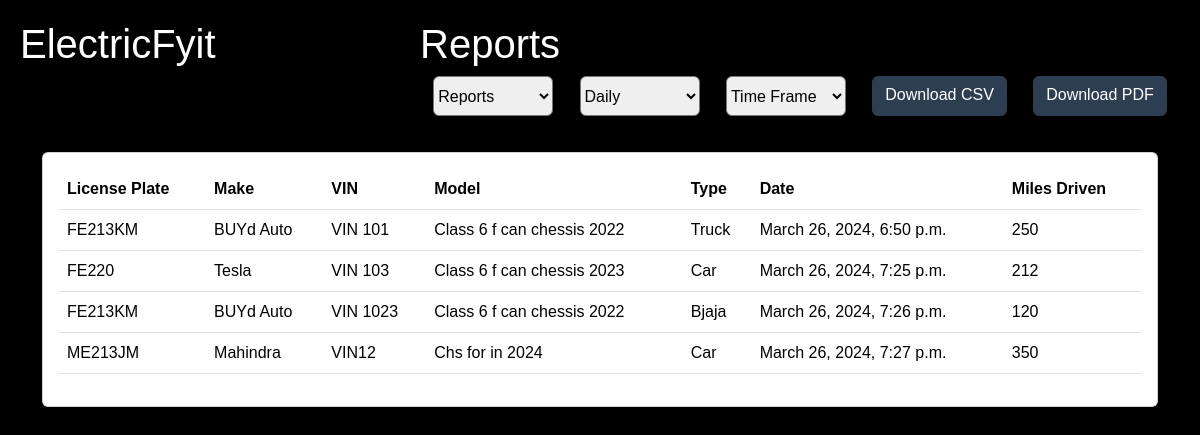
The app's page /, older data.
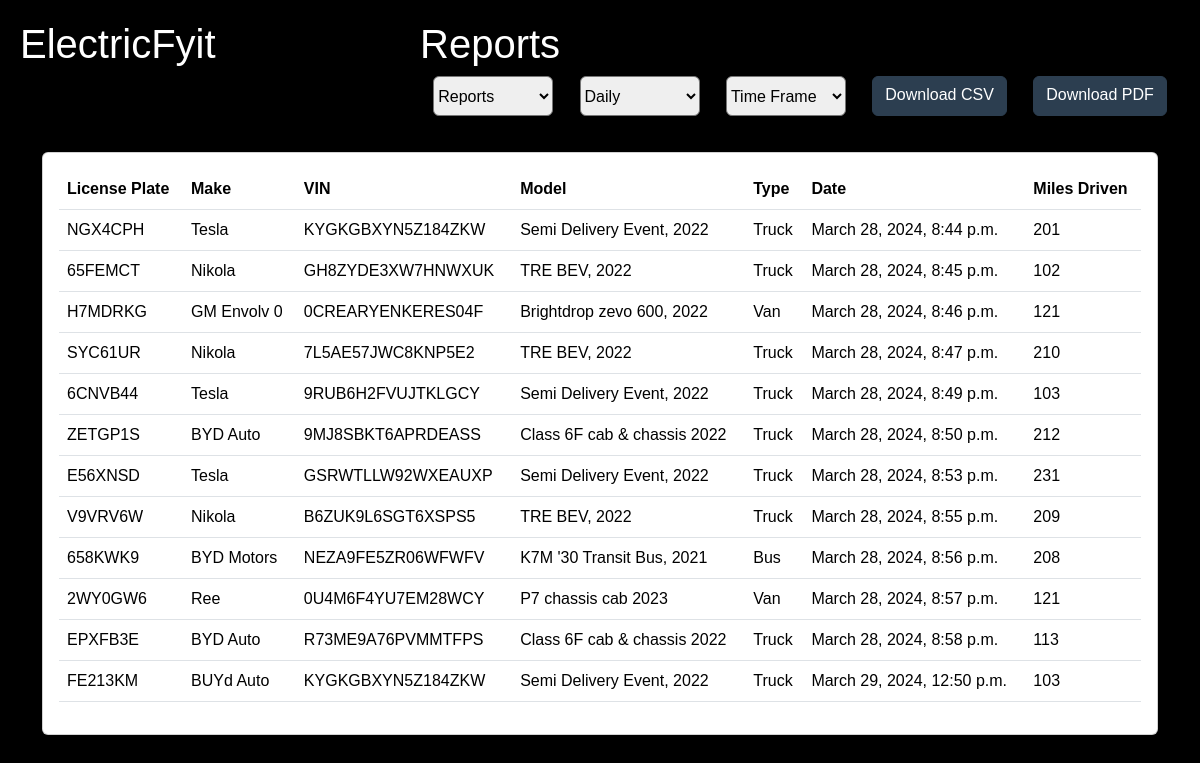
The same page, newer data.
### vehicleapp/models.py (models this page shows)
class vehicle(models.Model):
    License_plate = models.CharField(max_length=100)
    make=models.CharField(max_length=100)
    vin=models.CharField(max_length=100)
    model = models.CharField(max_length=100)
    types = models.CharField(max_length=100)
    creation_date=models.DateTimeField(auto_now_add=True)
    miles_driven= models.IntegerField()

### vehicleapp/views.py (the view)
# urls.py: path('',reports),
def reports(request):
    data=vehicle.objects.all()
    return render (request,'vehicle.html',{'report':data})

### template/vehicle.html (shortened to what this page needs)
<!DOCTYPE html>
<html lang="en">
<head>
<link rel="stylesheet" href="https://bootswatch.com/5/flatly/bootstrap.min.css">
</head>
<body>
    <div class="dashboard">
        <div class="navbar-container">
            <div class="navbar">
                <h2>ElectricFyit</h2>
            </div>
        </div>
        <div class="options-container">
            <div class="options">
                <h2>Reports</h2>
                <ul>
                    <select>
                        <option>Reports</option>
                    </select>
                    <select>
                        <option>Daily</option>
                    </select>
                    <select>
                        <option>Time Frame</option>
                    </select>
<a href="{% url 'download_csv' %}" class="btn btn-primary">Download CSV</a>
<a href="{% url 'download_pdf' %}" class="btn btn-primary">Download PDF</a>
                </ul>
            </div>
        </div>
    </div>
    <div class="container">
        <div class="row">
            <div class="col-md-12">
                <div class="card">
                    <div class="card-body">
                        <table class="table">
                            <thead>
                                <tr>
                                    <th>License Plate</th>
                                    <th>Make</th>
                                    <th>VIN</th>
                                    <th>Model</th>
                                    <th>Type</th>
                                    <th>Date</th>
                                    <th>Miles Driven</th>
                                </tr>
                            </thead>
                            <tbody>
                                {% for vehicle in report %}
                                    <tr>
                                        <td>{{ vehicle.License_plate }}</td>
                                        <td>{{ vehicle.make }}</td>
                                        <td>{{ vehicle.vin }}</td>
                                        <td>{{ vehicle.model }}</td>
                                        <td>{{ vehicle.types }}</td>
                                        <td>{{ vehicle.creation_date }}</td>
                                        <td>{{ vehicle.miles_driven }}</td>
                                    </tr>
                                {% endfor %}
                            </tbody>
                        </table>
                    </div>
                </div>
            </div>
        </div>
    </div>
</body>
</html>

### template/vehicle.html (style rules this page uses)
body { font-family: Arial, sans-serif; margin: 0; padding: 0; background-color: black; color: white; }
.dashboard { display: flex; }
.navbar-container { flex: 1; }
.navbar { padding: 20px; }
.options-container { flex: 2; }
.options { padding: 20px; }
.navbar ul, .options ul { list-style-type: none; padding: 0; }
.options ul { display: flex; justify-content: space-around; }
select { height: 40px; width: 120px; border-radius: 6px; }
ul { cursor: pointer; border-radius: 6px white; }

Row changes from the older to the newer data that the page shows:
removed vehicle: License_plate "FE213KM", make "BUYd Auto", vin "VIN 101", model "Class 6 f can chessis 2022", types "Truck", creation_date "March 26, 2024, 6:50 p.m.", miles_driven "250"
removed vehicle: License_plate "FE220", make "Tesla", vin "VIN 103", model "Class 6 f can chessis 2023", types "Car", creation_date "March 26, 2024, 7:25 p.m.", miles_driven "212"
removed vehicle: License_plate "FE213KM", make "BUYd Auto", vin "VIN 1023", model "Class 6 f can chessis 2022", types "Bjaja", creation_date "March 26, 2024, 7:26 p.m.", miles_driven "120"
removed vehicle: License_plate "ME213JM", make "Mahindra", vin "VIN12", model "Chs for in 2024", types "Car", creation_date "March 26, 2024, 7:27 p.m.", miles_driven "350"
added vehicle: License_plate "NGX4CPH", make "Tesla", vin "KYGKGBXYN5Z184ZKW", model "Semi Delivery Event, 2022", types "Truck", creation_date "March 28, 2024, 8:44 p.m.", miles_driven "201"
added vehicle: License_plate "65FEMCT", make "Nikola", vin "GH8ZYDE3XW7HNWXUK", model "TRE BEV, 2022", types "Truck", creation_date "March 28, 2024, 8:45 p.m.", miles_driven "102"
added vehicle: License_plate "H7MDRKG", make "GM Envolv 0", vin "0CREARYENKERES04F", model "Brightdrop zevo 600, 2022", types "Van", creation_date "March 28, 2024, 8:46 p.m.", miles_driven "121"
added vehicle: License_plate "SYC61UR", make "Nikola", vin "7L5AE57JWC8KNP5E2", model "TRE BEV, 2022", types "Truck", creation_date "March 28, 2024, 8:47 p.m.", miles_driven "210"
added vehicle: License_plate "6CNVB44", make "Tesla", vin "9RUB6H2FVUJTKLGCY", model "Semi Delivery Event, 2022", types "Truck", creation_date "March 28, 2024, 8:49 p.m.", miles_driven "103"
added vehicle: License_plate "ZETGP1S", make "BYD Auto", vin "9MJ8SBKT6APRDEASS", model "Class 6F cab & chassis 2022", types "Truck", creation_date "March 28, 2024, 8:50 p.m.", miles_driven "212"
added vehicle: License_plate "E56XNSD", make "Tesla", vin "GSRWTLLW92WXEAUXP", model "Semi Delivery Event, 2022", types "Truck", creation_date "March 28, 2024, 8:53 p.m.", miles_driven "231"
added vehicle: License_plate "V9VRV6W", make "Nikola", vin "B6ZUK9L6SGT6XSPS5", model "TRE BEV, 2022", types "Truck", creation_date "March 28, 2024, 8:55 p.m.", miles_driven "209"
added vehicle: License_plate "658KWK9", make "BYD Motors", vin "NEZA9FE5ZR06WFWFV", model "K7M '30 Transit Bus, 2021", types "Bus", creation_date "March 28, 2024, 8:56 p.m.", miles_driven "208"
added vehicle: License_plate "2WY0GW6", make "Ree", vin "0U4M6F4YU7EM28WCY", model "P7 chassis cab 2023", types "Van", creation_date "March 28, 2024, 8:57 p.m.", miles_driven "121"
added vehicle: License_plate "EPXFB3E", make "BYD Auto", vin "R73ME9A76PVMMTFPS", model "Class 6F cab & chassis 2022", types "Truck", creation_date "March 28, 2024, 8:58 p.m.", miles_driven "113"
added vehicle: License_plate "FE213KM", make "BUYd Auto", vin "KYGKGBXYN5Z184ZKW", model "Semi Delivery Event, 2022", types "Truck", creation_date "March 29, 2024, 12:50 p.m.", miles_driven "103"
